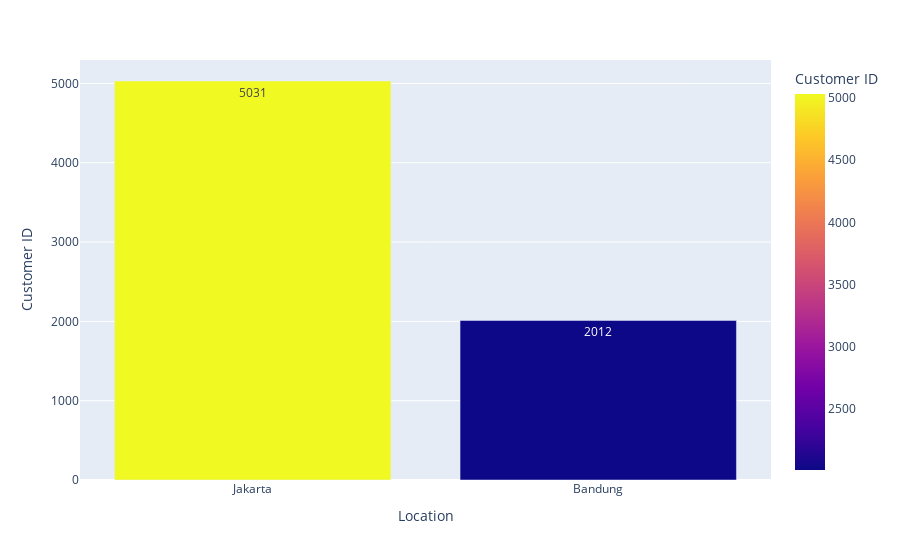

Write notebook code for a chart like this one.
### Code cell
fig = px.bar(data.groupby(['Location'])['Customer ID'].count().reset_index().sort_values('Customer ID',
                                                                                    ascending=False).head(50),
             x='Location',
             y='Customer ID', 
             color = 'Customer ID',
             text = 'Customer ID')
fig.show()

### Figure 1 — Plotly figure (JSON) as saved in the notebook; plotly's stock layout.template omitted (floating-point values rounded to 4 significant figures)
{"data": [{"alignmentgroup": "True", "hovertemplate": "Location=%{x}<br>Customer ID=%{marker.color}<extra></extra>", "legendgroup": "", "marker": {"color": [5031, 2012], "coloraxis": "coloraxis", "pattern": {"shape": ""}}, "name": "", "offsetgroup": "", "orientation": "v", "showlegend": false, "text": [5031, 2012], "textposition": "auto", "type": "bar", "x": ["Jakarta", "Bandung"], "xaxis": "x", "y": [5031, 2012], "yaxis": "y"}], "layout": {"barmode": "relative", "coloraxis": {"colorbar": {"title": {"text": "Customer ID"}}, "colorscale": [[0, "#0d0887"], [0.1111, "#46039f"], [0.2222, "#7201a8"], [0.3333, "#9c179e"], [0.4444, "#bd3786"], [0.5556, "#d8576b"], [0.6667, "#ed7953"], [0.7778, "#fb9f3a"], [0.8889, "#fdca26"], [1, "#f0f921"]]}, "legend": {"tracegroupgap": 0}, "margin": {"t": 60}, "xaxis": {"anchor": "y", "domain": [0, 1], "title": {"text": "Location"}}, "yaxis": {"anchor": "x", "domain": [0, 1], "title": {"text": "Customer ID"}}}}
